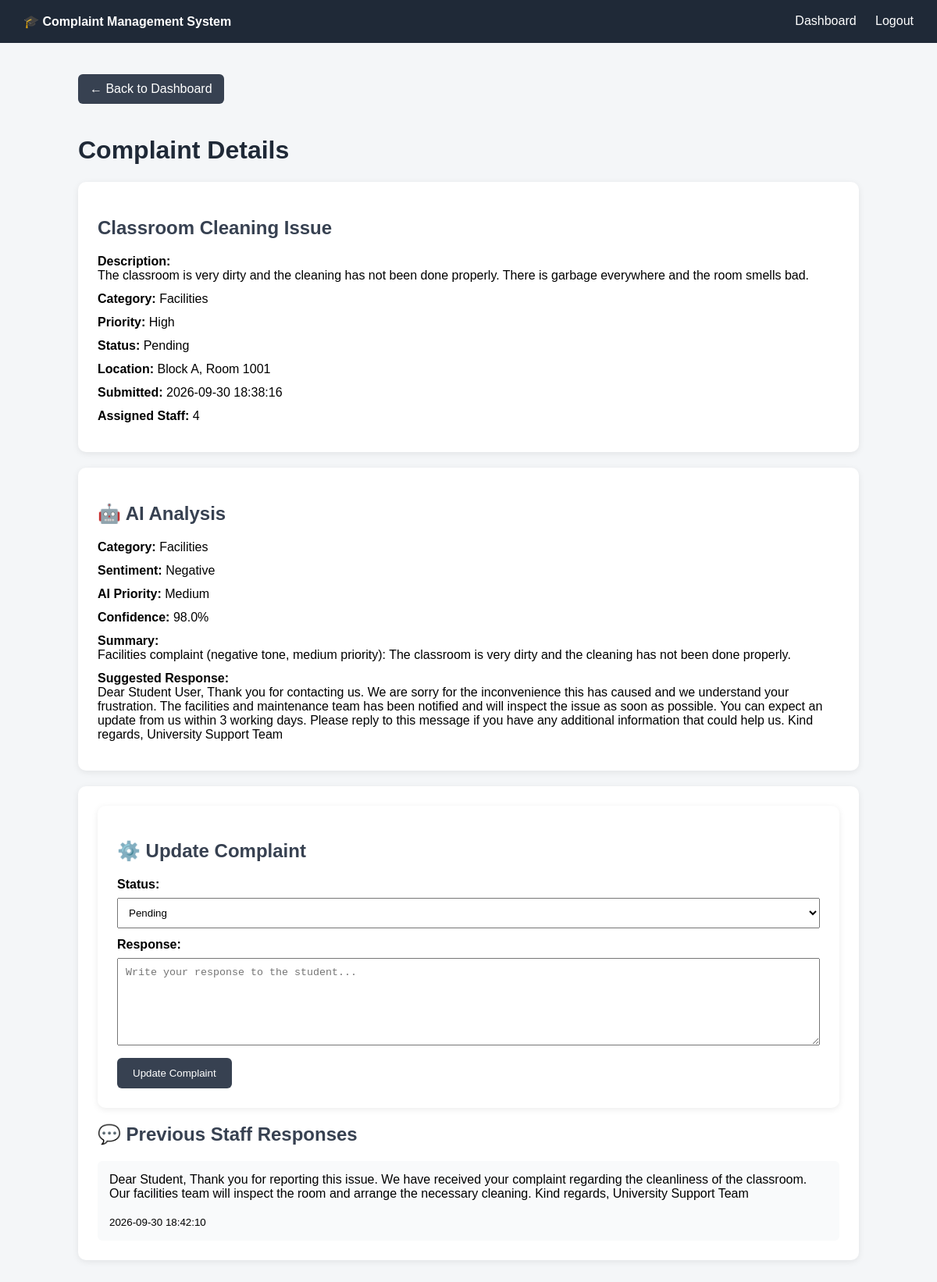
The page /staff/complaint/2 (signed in) on the database its author committed.
### tables this page shows
CREATE TABLE complaints (
            id             INTEGER PRIMARY KEY AUTOINCREMENT,
            student_id     INTEGER NOT NULL,
            title          TEXT NOT NULL,
            description    TEXT NOT NULL,
            category       TEXT,
            location       TEXT,
            priority       TEXT DEFAULT 'Medium',
            sentiment      TEXT,
            status         TEXT DEFAULT 'Pending',
            assigned_staff INTEGER,
            created_at     TEXT NOT NULL,
            resolved_at    TEXT,
            FOREIGN KEY(student_id)     REFERENCES users(id),
            FOREIGN KEY(assigned_staff) REFERENCES users(id)
        );

CREATE TABLE ai_analysis (
            id                 INTEGER PRIMARY KEY AUTOINCREMENT,
            complaint_id       INTEGER NOT NULL,
            category           TEXT,
            sentiment          TEXT,
            priority           TEXT,
            confidence         REAL,
            summary            TEXT,
            suggested_response TEXT,
            FOREIGN KEY(complaint_id) REFERENCES complaints(id)
        );

CREATE TABLE responses (
            id           INTEGER PRIMARY KEY AUTOINCREMENT,
            complaint_id INTEGER NOT NULL,
            staff_id     INTEGER NOT NULL,
            response     TEXT NOT NULL,
            created_at   TEXT NOT NULL,
            FOREIGN KEY(complaint_id) REFERENCES complaints(id),
            FOREIGN KEY(staff_id)     REFERENCES users(id)
        );

### flask_app.py (the view)
@app.route("/staff/complaint/<int:complaint_id>")
def staff_complaint_details(complaint_id):
    if "user_id" not in session:
        return redirect(url_for("login"))
    if session.get("role") != "Staff":
        return redirect(url_for("login"))
    complaint = get_complaint_by_id(complaint_id)
    if not complaint:
        return "Complaint not found", 404
    if complaint["assigned_staff"] != session["user_id"]:
        return "Access denied", 403
    ai_analysis = get_ai_analysis(complaint_id)
    responses = get_responses(complaint_id)
    staff_users = get_users_by_role("Staff")
    return render_template(
        "staff_complaint_details.html",
        complaint=complaint,
        ai_analysis=ai_analysis,
        responses=responses
    )

### utils/database.py (called while the page is built)
def get_connection():
    DB_PATH.parent.mkdir(
        parents=True, exist_ok=True)  # make sure the folder exists
    conn = sqlite3.connect(DB_PATH)
    conn.row_factory = sqlite3.Row
    conn.execute("PRAGMA foreign_keys = ON")
    return conn

def get_users_by_role(role):
    conn = get_connection()
    rows = conn.execute(
        "SELECT id, name, email, role, department FROM users WHERE role = ? ORDER BY name",
        (role,),
    ).fetchall()
    conn.close()
    return [dict(row) for row in rows]

def get_complaint_by_id(complaint_id):
    conn = get_connection()
    row = conn.execute(
        "SELECT * FROM complaints WHERE id = ?", (complaint_id,)
    ).fetchone()
    conn.close()
    return dict(row) if row else None

def get_responses(complaint_id):
    conn = get_connection()
    rows = conn.execute(
        """SELECT responses.*, users.name AS staff_name
           FROM responses
           JOIN users ON users.id = responses.staff_id
           WHERE responses.complaint_id = ?
           ORDER BY responses.created_at ASC, responses.id ASC""",
        (complaint_id,),
    ).fetchall()
    conn.close()
    return [dict(row) for row in rows]

def get_ai_analysis(complaint_id):
    conn = get_connection()
    row = conn.execute(
        "SELECT * FROM ai_analysis WHERE complaint_id = ?", (complaint_id,)
    ).fetchone()
    conn.close()
    return dict(row) if row else None

### templates/staff_complaint_details.html (shortened to what this page needs)
<!DOCTYPE html>
<html>
<head>
</head>
<body>
    <div class="navbar">
        <strong>🎓 Complaint Management System</strong>
        <div>
            <a href="/staff">Dashboard</a>
            <a href="/logout">Logout</a>
        </div>
    </div>
    <div class="container">
        <a href="/staff" class="back">
            ← Back to Dashboard
        </a>
        <h1>Complaint Details</h1>
        <div class="card">
            <h2>{{ complaint["title"] }}</h2>
            <div class="detail">
                <span class="label">Description:</span><br>
                {{ complaint["description"] }}
            </div>
            <div class="detail">
                <span class="label">Category:</span>
                {{ complaint["category"] or "Not specified" }}
            </div>
            <div class="detail">
                <span class="label">Priority:</span>
                {{ complaint["priority"] or "Medium" }}
            </div>
            <div class="detail">
                <span class="label">Status:</span>
                {{ complaint["status"] }}
            </div>
            <div class="detail">
                <span class="label">Location:</span>
                {{ complaint["location"] or "Not specified" }}
            </div>
            <div class="detail">
                <span class="label">Submitted:</span>
                {{ complaint["created_at"] }}
            </div>
            <div class="detail">
                <span class="label">Assigned Staff:</span>
                {{ complaint["assigned_staff"] or "Not assigned" }}
            </div>
        </div>
        {% if ai_analysis %}
        <div class="card">
            <h2>🤖 AI Analysis</h2>
            <div class="detail">
                <span class="label">Category:</span>
                {{ ai_analysis["category"] }}
            </div>
            <div class="detail">
                <span class="label">Sentiment:</span>
                {{ ai_analysis["sentiment"] }}
            </div>
            <div class="detail">
                <span class="label">AI Priority:</span>
                {{ ai_analysis["priority"] }}
            </div>
            <div class="detail">
                <span class="label">Confidence:</span>
                {{ ai_analysis["confidence"] }}%
            </div>
            <div class="detail">
                <span class="label">Summary:</span><br>
                {{ ai_analysis["summary"] }}
            </div>
            <div class="detail">
                <span class="label">Suggested Response:</span><br>
                {{ ai_analysis["suggested_response"] }}
            </div>
        </div>
        {% endif %}
        <div class="card">
        <div class="card">
            <h2>⚙️ Update Complaint</h2>
            <form method="POST"
                  action="/staff/complaint/{{ complaint['id'] }}/update">
                <div class="detail">
                    <span class="label">Status:</span>
                    <select name="status"
                            style="width:100%;
                                   padding:10px;
                                   margin-top:8px;">
                        <option value="Pending"
                            {% if complaint["status"] == "Pending" %}selected{% endif %}>
                            Pending
                        </option>
                    </select>
                </div>
                <div class="detail">
                    <span class="label">Response:</span>
                    <textarea
                        name="response"
                        rows="6"
                        placeholder="Write your response to the student..."
                        style="width:100%;
                               padding:10px;
                               margin-top:8px;
                               box-sizing:border-box;"></textarea>
                </div>
                <button
                    type="submit"
                    style="padding:12px 20px;
                           background:#374151;
                           color:white;
                           border:none;
                           border-radius:6px;
                           cursor:pointer;">
                    Update Complaint
                </button>
            </form>
        </div>
            <h2>💬 Previous Staff Responses</h2>
            {% if responses %}
                {% for response in responses %}
                    <div class="response">
                        {{ response["response"] }}
                        <br><br>
                        <small>
                            {{ response["created_at"] }}
                        </small>
                    </div>
                {% endfor %}
            {% else %}
                <p>No staff response yet.</p>
            {% endif %}
        </div>
    </div>
</body>
</html>

### templates/staff_complaint_details.html (style rules this page uses)
body { font-family: Arial, sans-serif; background: #f4f6f8; margin: 0; }
.navbar { background: #1f2937; color: white; padding: 18px 30px; display: flex; justify-content: space-between; }
.navbar a { color: white; text-decoration: none; margin-left: 20px; }
.container { max-width: 1000px; margin: 40px auto; padding: 0 20px; }
.back { display: inline-block; margin-bottom: 20px; padding: 10px 15px; background: #374151; color: white; text-decoration: none; border-radius: 6px; }
.card { background: white; padding: 25px; margin-bottom: 20px; border-radius: 10px; box-shadow: 0 2px 8px rgba(0,0,0,0.08); }
h1 { color: #1f2937; }
h2 { color: #374151; }
.detail { margin: 12px 0; }
.label { font-weight: bold; }
.response { background: #f9fafb; padding: 15px; margin-top: 10px; border-radius: 6px; }

### rows shown on the page
complaints: title "Classroom Cleaning Issue", description "The classroom is very dirty and the cleaning has not been done properly. There is garbage everywhere and the room smells bad.", category "Facilities", priority "High", status "Pending", location "Block A, Room 1001", created_at "2026-09-30 18:38:16", assigned_staff "4"
ai_analysis: category "Facilities", sentiment "Negative", priority "Medium", confidence "98.0", summary "Facilities complaint (negative tone, medium priority): The classroom is very dirty and the cleaning has not been done properly.", suggested_response "Dear Student User, Thank you for contacting us. We are sorry for the inconvenience this has caused and we understand your frustration. The facilities and maintenance team has been notified and will inspect the issue as soon as possible. You can expect an update from us within 3 working days. Please reply to this message if you have any additional information that could help us. Kind regards, University Support Team"
responses: response "Dear Student, Thank you for reporting this issue. We have received your complaint regarding the cleanliness of the classroom. Our facilities team will inspect the room and arrange the necessary cleaning. Kind regards, University Support Team", created_at "2026-09-30 18:42:10"
